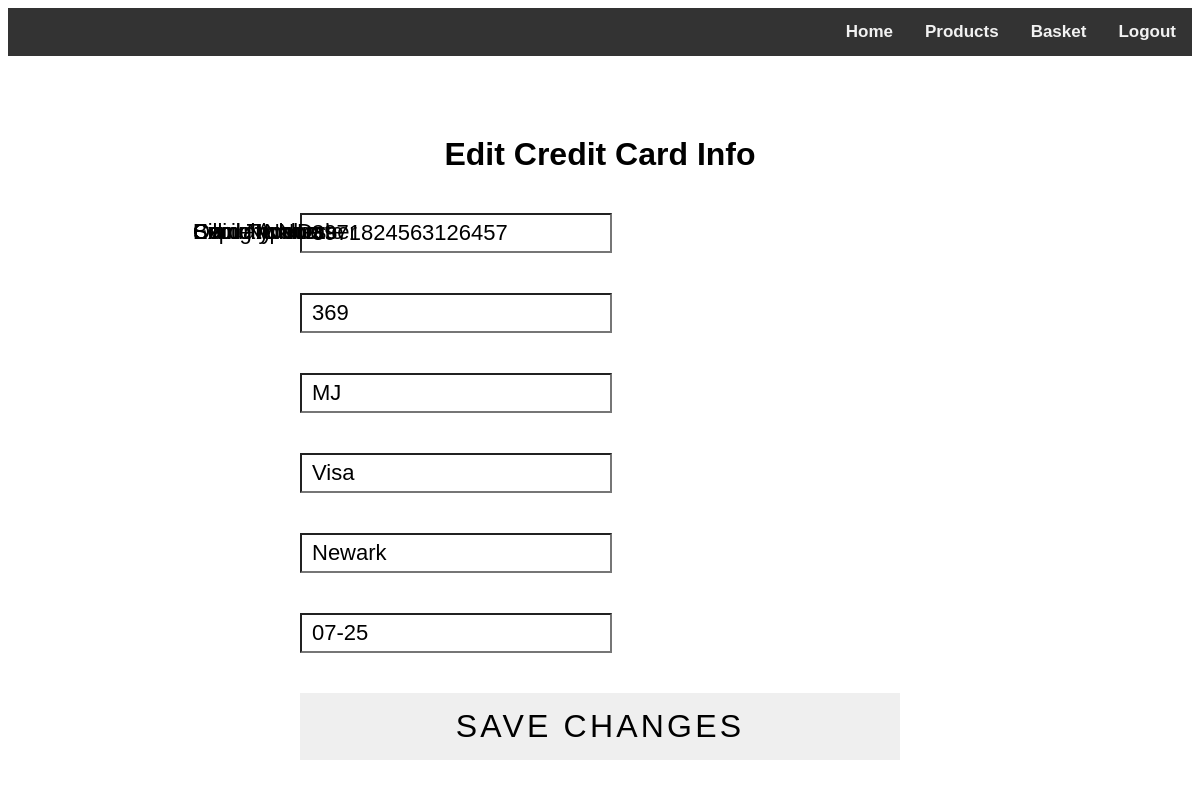
/views/editCCard.php?id=3971824563126457 (signed in), run on the app's committed database.
### tables this page shows
CREATE TABLE `credit_card` (
  `CCNumber` varchar(16) NOT NULL,
  `SecNumber` int(3) NOT NULL,
  `OwnerName` varchar(50) NOT NULL,
  `CCType` varchar(20) NOT NULL,
  `BillAddress` text NOT NULL,
  `ExpDate` varchar(10) NOT NULL,
  `StoredCardCID` int(11) NOT NULL
);

### views/editCCard.php (the view, shortened to what this page needs)
<?php
$con = mysqli_connect("localhost","root","","onlinestore","3307");
$cid = $_SESSION['CID'];
$id = $_GET['id'];
$sql = "SELECT * FROM credit_card WHERE StoredCardCID = '$cid' AND CCNumber = '$id' ";
$result = mysqli_query($con,$sql);
?>
<!DOCTYPE html>
<html lang="en">
<head>
    <link rel="stylesheet" href="../css/signup.css">
</head>
<body>
<div class="topnav">
        <b><a href="logout.php">Logout</a>
        <a href="basket.php">Basket</a>
        <a href="products.php">Products</a>
        <a href="dashboard.php">Home</a></b>
        </div>
<div class="form">
      <div class="tab-content">
        <div id="signup">
          <h1>Edit Credit Card Info</h1>
          <form action="../db/editCard_db.php" method="get">
          <div class="top-row">
          	<?php
                while(($rows = mysqli_fetch_assoc($result)))
                {
             ?>
            <label style="margin-left: 180px;">Card Number</label>
            <div class="field-wrap">
            <input type="text" name="ccnum" id="ccnum" placeholder="Card Number" readonly required value=<?php echo $rows['CCNumber'];?>>
          	</div>
            <label style="margin-left: 180px;">Security Number</label>
            <div class="field-wrap">
            <input type="text" name="secnum" id="secnum" placeholder="Security Number" required value=<?php echo $rows['SecNumber'];?>>
            </div>
             <label style="margin-left: 180px;">Owner Name</label>
            <div class="field-wrap">
            <input type="text" name="owner" id="owner" placeholder="Owner Name" required value="<?php echo $rows['OwnerName'];?>">
            </div>
            <label style="margin-left: 180px;">Card Type</label>
            <div class="field-wrap">
            <input type="text" name="cctype" id="cctype" placeholder="Card Type" required value="<?php echo $rows['CCType'];?>">
            </div>
            <label style="margin-left: 180px;">Billing Address</label>
            <div class="field-wrap">
            <input type="text" name="billaddr" id="billaddr" placeholder="Billing Address" required value="<?php echo $rows['BillAddress'];?>">
            </div>
            <label style="margin-left: 180px;">Expiration Date</label>
            <div class="field-wrap">
            <input type="text" name="expdate" id="expdate" placeholder="Expiration Date" required value="<?php echo $rows['ExpDate'];?>">
            </div>
          <button type="submit" class="button button-block" id="save" name="save">Save Changes</button>
          <?php
                }
             ?>
          </div>
          </form>
        </div>
</div>
</body>
</html>

### css/signup.css (style rules this page uses)
*, *:before, *:after { box-sizing: border-box; }
html { overflow-y: scroll; }
body { background:$body-bg; font-family: 'Titillium Web', sans-serif; }
.form { background:rgba($form-bg,.9); padding: 40px; max-width:600px; margin:40px auto; border-radius:$br; box-shadow:0 4px 10px 4px rgba($form-bg,.3); }
h1 { text-align:center; color:$white; font-weight:$thin; margin:0 0 40px; }
.field-wrap { position:relative; margin-bottom:40px; }
.button-block { display:block; width:100%; }

### views/editCCard.php (style rules this page uses)
.topnav { background-color: #333; overflow: hidden; }
.topnav a { float: right; color: #f2f2f2; text-align: center; padding: 14px 16px; text-decoration: none; font-size: 17px; }

### data on the page
credit_card: ccnum "3971824563126457", secnum "369", owner "MJ", cctype "Visa", billaddr "Newark", expdate "07-25"
